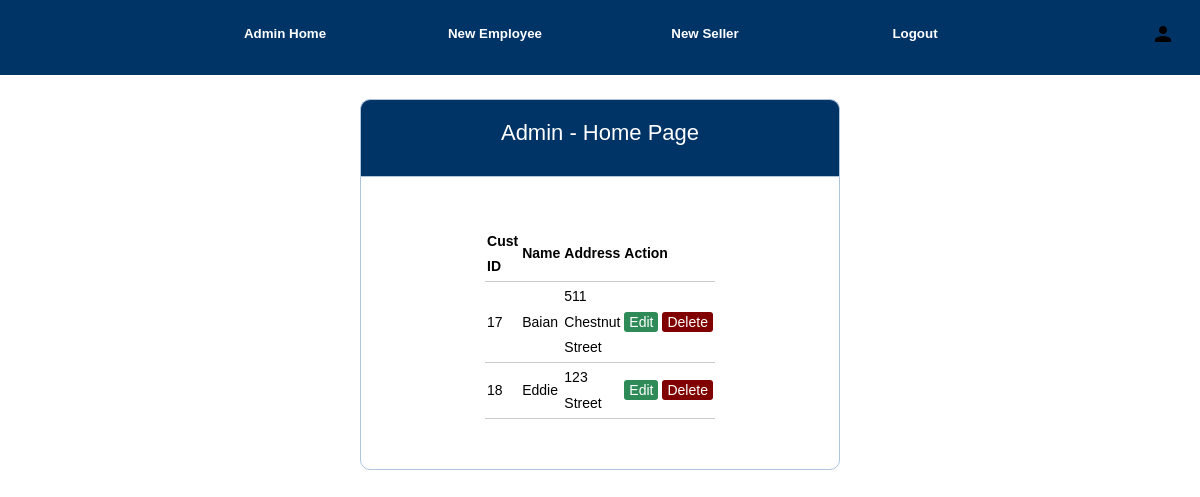
Page /admin/adminhome.php on the committed database.
### tables this page shows
CREATE TABLE `customers` (
  `Cust_id` bigint(20) NOT NULL,
  `Fname` varchar(15) NOT NULL,
  `Minit` char(1) DEFAULT NULL,
  `Lname` varchar(25) NOT NULL,
  `username` varchar(15) NOT NULL,
  `email` varchar(99) NOT NULL,
  `password` varchar(100) NOT NULL,
  `street_add` varchar(50) NOT NULL,
  `city` varchar(25) NOT NULL,
  `state` varchar(30) NOT NULL,
  `zip` varchar(5) NOT NULL,
  `user_type` varchar(100) NOT NULL
);

### admin/adminhome.php (the view, shortened to what this page needs)
<?php
include('../functions.php');
?>
<!DOCTYPE html>
<html>
<head>
	<link rel="stylesheet" type="text/css" href="../style.css">
</head>
<!DOCTYPE html>
<html style="background-color: white;">
<head>
	<link rel="stylesheet" type="text/css" href="../style.css">
</head>
<div class="nav-container">
  <div class="nav-buttons">
    <div class="nav-button"><button class="nv-btn"  onclick="location.href='./adminhome.php'" type="button" style="color:white">Admin Home</button></div>
    <div class="nav-button"><button class="nv-btn"  onclick="location.href='create_employee.php'" type="button" style="color:white">New Employee</button></div>
    <div class="nav-button"><button class="nv-btn"  onclick="location.href='newseller.php'" type="button" style="color:white">New Seller</button></div>
    <div class="nav-button"><button class="nv-btn"  onclick="location.href='../logout.php'" type="button" style="color:white">Logout</button></div>
  </div>
  <div class="nav-login">
    <div class="login"><button class="nv-log" onclick="location.href='./adminhome.php'" type="button"><i class="material-icons">person</i></button>
  </div>
</div>
<body>
	<div class="header">
		<h2 style="color:white">Admin - Home Page</h2>
	</div>
	<div class="content">
    <?php $results = mysqli_query($db, "SELECT * FROM customers"); ?>
<table>
	<thead>
		<tr>
		    <th>Cust ID</th>
			<th>Name</th>
			<th>Address</th>
			<th colspan="2">Action</th>
		</tr>
	</thead>
	<?php while ($row = mysqli_fetch_array($results)) { ?>
		<tr>
		    <td><?php echo $row['Cust_id']; ?></td>
			<td><?php echo $row['Fname']; ?></td>
			<td><?php echo $row['street_add']; ?></td>
			<td>
				<a href="adminmodify.php" class="edit_btn" >Edit</a>
			</td>
			<td>
				<a href="./deleteusr.php" class="del_btn">Delete</a>
			</td>
		</tr>
	<?php } ?>
</table>
	</div>
</body>
</html>

### style.css (style rules this page uses)
html { scroll-behavior: smooth; background-color: white; }
body { scroll-behavior: smooth; background-color: white; }
body { font-size: 120%; background: #f8f8ff; }
.header { width: 40%; margin: 50px auto 0px; color: white; background: #5f9ea0; text-align: center; border: 1px solid #b0c4de; border-bottom: none; border-radius: 10px 10px 0px 0px; padding: 20px; }
form, .content { width: 40%; margin: 0px auto; padding: 20px; border: 1px solid #b0c4de; background: white; border-radius: 0px 0px 10px 10px; }
* { padding: 0; margin: 0; box-sizing: border-box; font-family: Cambria, Cochin, Georgia, Times, 'Times New Roman', serif; color: black; }
html { font-size:62.5%; }
* { box-sizing: border-box !important; transition: ease all 0.5s; }
html { scroll-behavior: smooth; }
body { color: #666666; font-size: 14px; line-height: 1.80857; font-weight: normal; overflow-x: hidden; font-family: 'Poppins', sans-serif; }
a { color: #1f1f1f; text-decoration: none !important; outline: none !important; -webkit-transition: all .3s ease-in-out; -moz-transition: all .3s ease-in-out; -ms-transition: all .3s ease-in-out; -o-transition: all .3s ease-in-out; transition: all .3s ease-in-out; }
h1, h2, h3, h4, h5, h6 { letter-spacing: 0; font-weight: normal; position: relative; padding: 0 0 10px 0; font-weight: normal; line-height: normal; color: #111111; margin: 0 }
h2 { font-size: 22px }
*, *::after, *::before { -webkit-box-sizing: border-box; -moz-box-sizing: border-box; box-sizing: border-box; }
a { color: #222222; text-decoration: none; outline: none !important; }
a, .btn { text-decoration: none !important; outline: none !important; -webkit-transition: all .3s ease-in-out; -moz-transition: all .3s ease-in-out; -ms-transition: all .3s ease-in-out; -o-transition: all .3s ease-in-out; transition: all .3s ease-in-out; }
button { border: 0; margin: 0; padding: 0; cursor: pointer; }

### admin/adminhome.php (style rules this page uses)
.header { background: #003366; }
* { font-family: Verdana, Geneva, Tahoma, sans-serif; }
body { background-color: grey; margin: 0px; }
.nav-container { width: 100%; height: 75px; top: 0px; background-color: #003366; }
.nav-buttons { justify-content: center; display: flex; }
.nav-button { display: inline-block; }
.nv-btn { background-color: #003366; border: transparent; border-radius: 5px 30px; height: 30px; width: 150px; margin-left: 30px; margin-right: 30px; margin-top: 18.75px; }
.nv-log { background-color: #003366; border: transparent; border-radius: 5px 30px; float: right; margin-right: 25px; transform: translateY(-100%) }
.nv-btn, .nv-log { font-weight: bold; }
table { width: 50%; margin: 30px auto; border-collapse: collapse; text-align: left; }
tr { border-bottom: 1px solid #cbcbcb; }
th, td { border: none; height: 30px; padding: 2px; }
.edit_btn { text-decoration: none; padding: 2px 5px; background: #2E8B57; color: white; border-radius: 3px; }
.del_btn { text-decoration: none; padding: 2px 5px; color: white; border-radius: 3px; background: #800000; }

### rows in the picture
customers: Cust_id "17", Fname "Baian", street_add "511 Chestnut Street"
customers: Cust_id "18", Fname "Eddie", street_add "123 Street"
